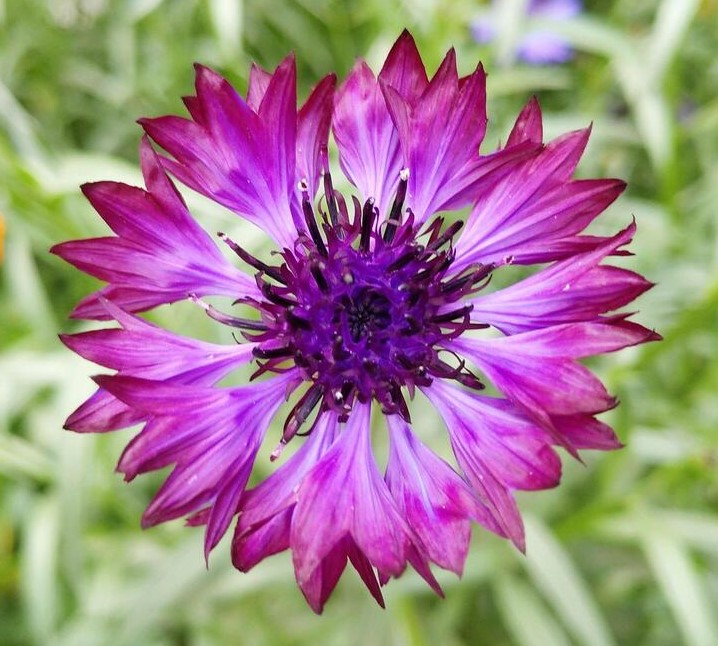
#> input picture Day 16/inputImages/flower.jpg, 718 x 646 px, found by its file name
$ python edgeDetection.py
#> lines starting #> are read from the running program, lines starting #| are printed output that depends on the picture; after the words box and inside, x2 and y2 are one past the last pixel; in counts of white or black regions, pixels touching at a corner belong together
import cv2
import numpy as np

# Load Image
image = cv2.imread(r"Day 16\inputImages\flower.jpg")
#> image is the input picture: shape (646, 718, 3); mean B, G, R 140.9, 129, 162.9

if image is None:
    print("Image not found!")
    exit()

# Convert to Grayscale
gray = cv2.cvtColor(image, cv2.COLOR_BGR2GRAY)
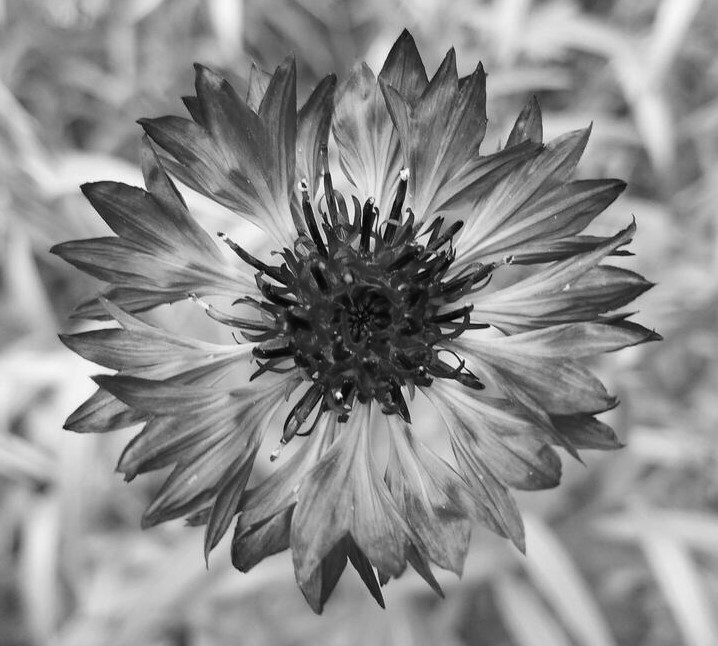
#> gray: shape (646, 718); min 1, max 254, mean 140.5

# Apply Gaussian Blur
blur = cv2.GaussianBlur(gray, (5, 5), 0)

# Sobel Edge Detection
sobel_x = cv2.Sobel(blur, -1, 1, 0, ksize=3)
sobel_y = cv2.Sobel(blur, -1, 0, 1, ksize=3)
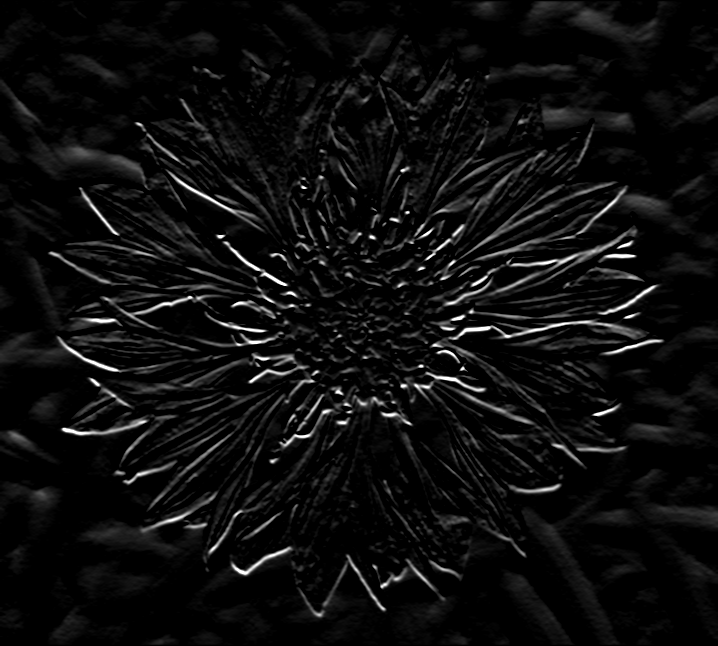
#> sobel_y: shape (646, 718); min 0, max 255, mean 13.6

sobel = cv2.addWeighted(sobel_x, 0.5, sobel_y, 0.5, 0)
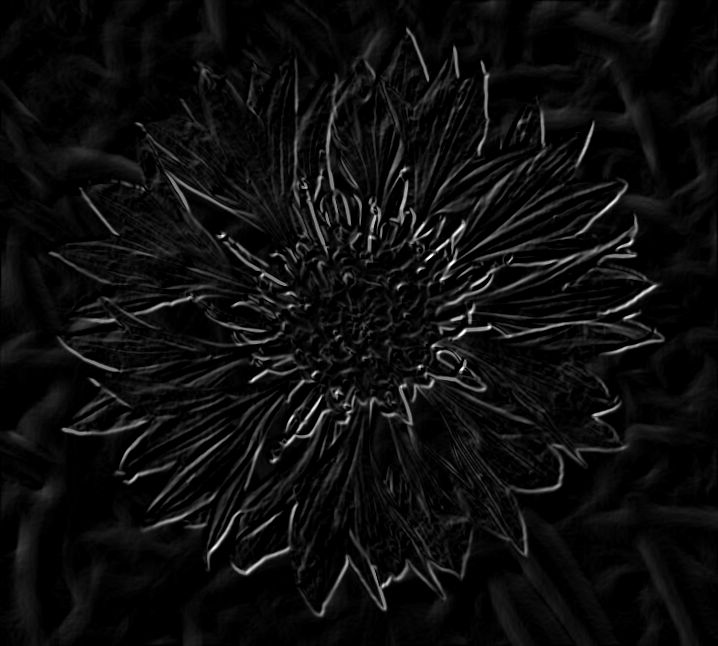
#> sobel: shape (646, 718); min 0, max 255, mean 13.5

# Laplacian Edge Detection
laplacian = cv2.Laplacian(blur, -1)


# Canny Edge Detection
canny = cv2.Canny(blur, 100, 200)
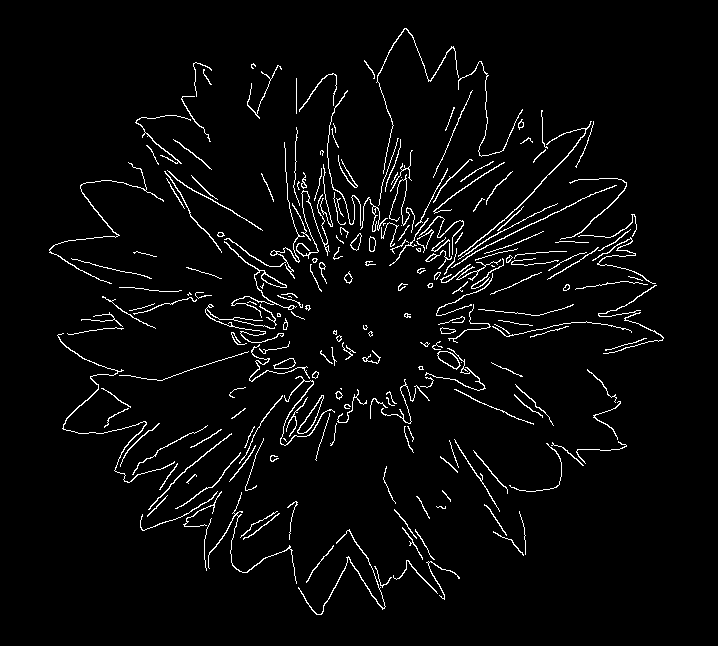
#> canny: shape (646, 718); 3.6% white in thin lines or dots, all inside (x1, y1, x2, y2) = (49, 28, 664, 615)

# Add Titles
def add_title(img, title):
#> called with title = 'Original'
    if len(img.shape) == 2:
        img = cv2.cvtColor(img, cv2.COLOR_GRAY2BGR)

    cv2.putText(
        img,
        title,
        (10, 30),
        cv2.FONT_HERSHEY_SIMPLEX,
        0.8,
        (0, 0, 255),
        2,
    )
    return img

original = add_title(image.copy(), "Original")
gray_img = add_title(gray.copy(), "Grayscale")
blur_img = add_title(blur.copy(), "Gaussian Blur")
sobel_img = add_title(sobel.copy(), "Sobel")
laplacian_img = add_title(laplacian.copy(), "Laplacian")
canny_img = add_title(canny.copy(), "Canny")

# Comparison
top_row = np.hstack((original, gray_img, blur_img))
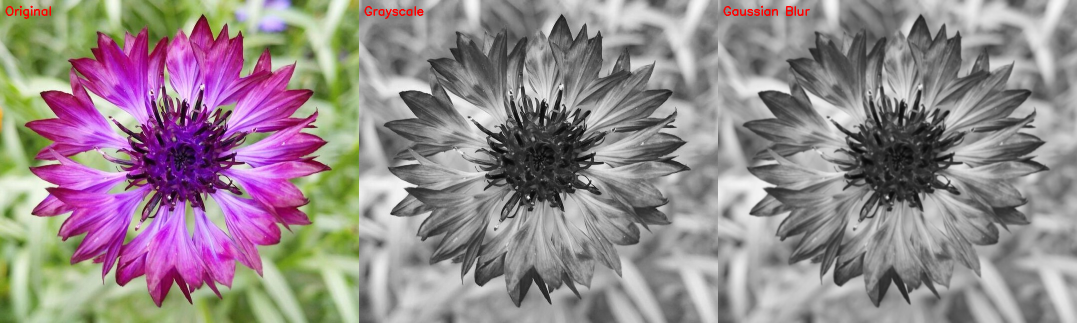
#> top_row: shape (646, 2154, 3) (shown at 1/2 size); mean of channels 0, 1, 2 140.4, 136.4, 148.2; drawn as B, G, R
bottom_row = np.hstack((sobel_img, laplacian_img, canny_img))
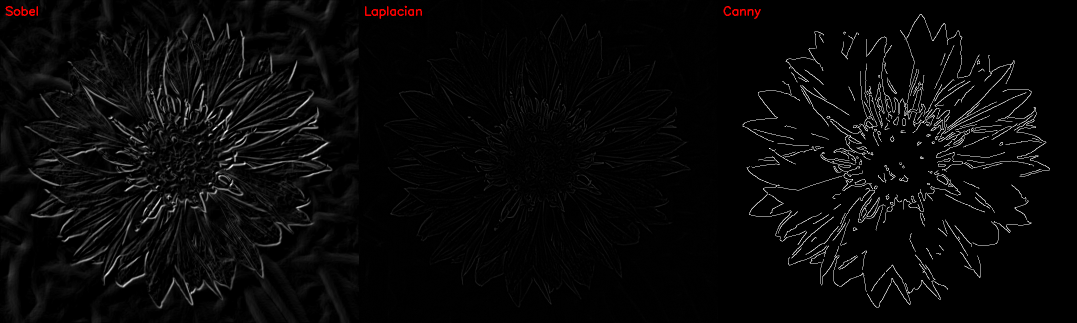
#> bottom_row: shape (646, 2154, 3) (shown at 1/2 size); mean B, G, R 8.2, 8.2, 8.5
comparison = np.vstack((top_row, bottom_row))
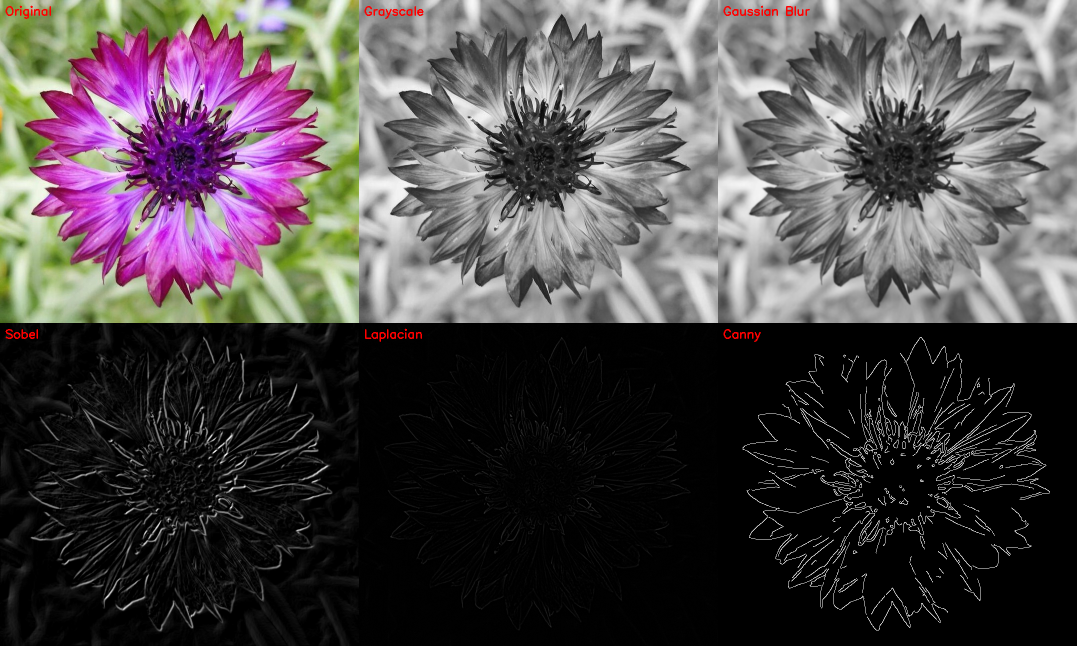
#> comparison: shape (1292, 2154, 3) (shown at 1/2 size); mean of channels 0, 1, 2 74.3, 72.3, 78.4; drawn as B, G, R


cv2.imshow("Edge Detection Comparison", comparison)

# Save comparison image
cv2.imwrite(r"Day 16\outputImages\edge_detection_comparison.jpg", comparison)
cv2.waitKey(0)
cv2.destroyAllWindows()
